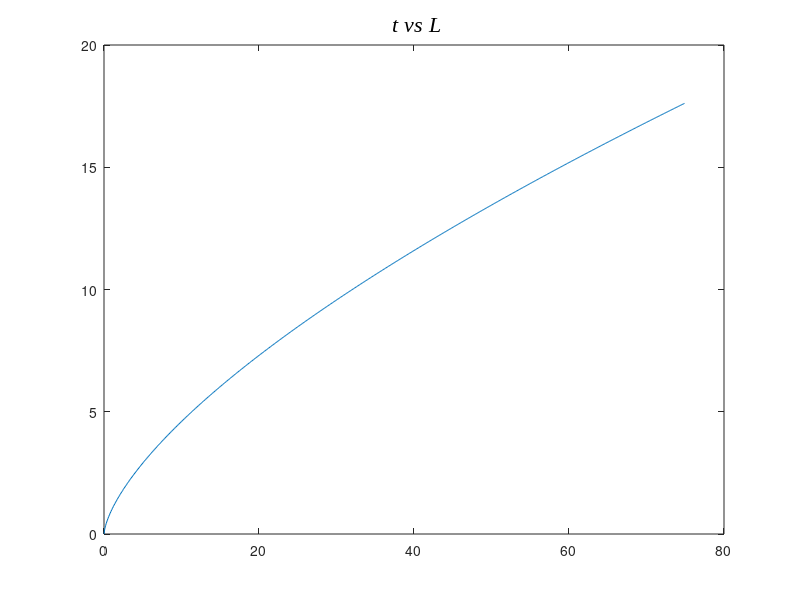
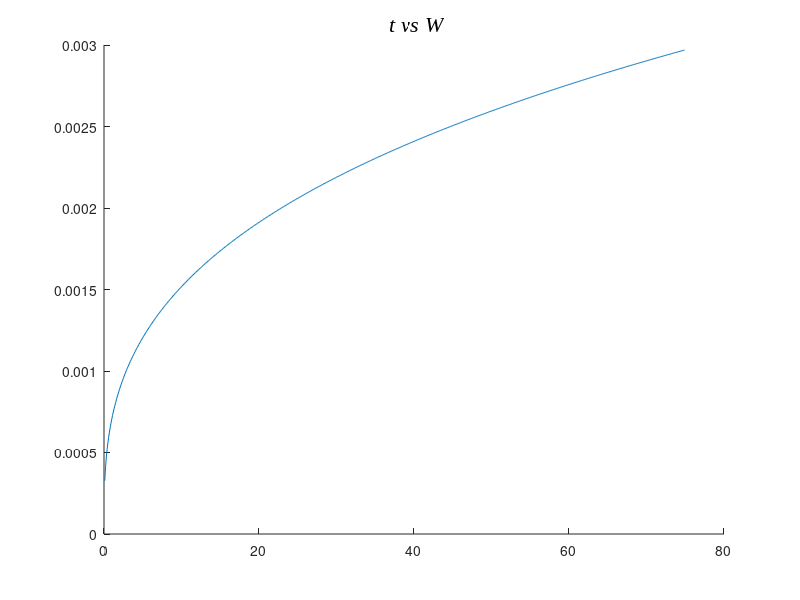
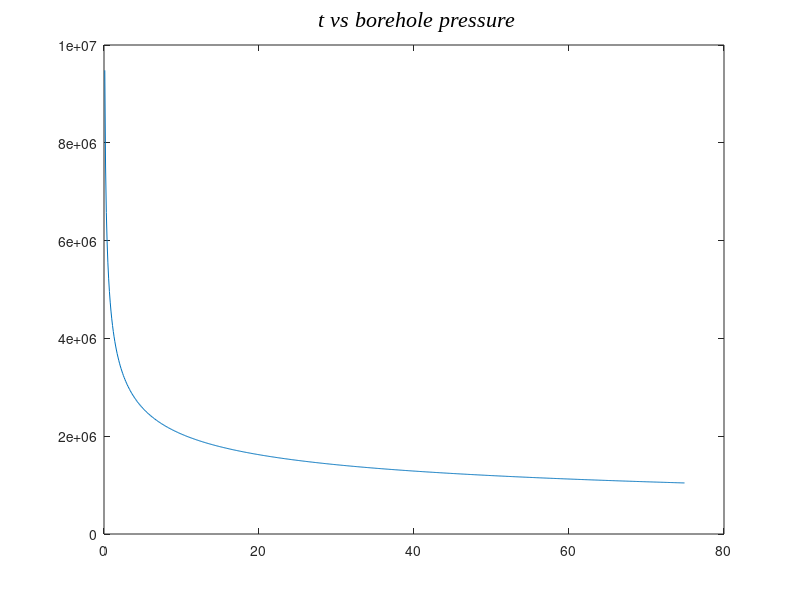

Source code (MATLAB) for these figures, in order:
% Written By: Shi Fang, 2017
% Website: phipsi.top
% Email: shifang@hyit.edu.cn

% Analysis solution for the plane strain KGD fracturing model.

clear all; close all; clc; format compact;  format long;

E    = 20e9;        
v    = 0.2;         
K_IC = 0.1e6;
u    = 0.1;         
Q_0  = 0.001;      
time = 75.00;

% Intermediate variable.
E_1 = E/(1-v^2);
K_1 = 4*sqrt(2/pi)*K_IC;
u_1 = 12*u;
k = K_1/(((E_1^3)*u_1*Q_0)^0.25);
km = 4*sqrt((2/pi))*(K_IC*(1-v^2)/E)*(E/(12*u*Q_0*(1-v^2)))^0.25;

disp(['k is ', num2str(k ,'%0.4f'),'.'])

% Calculate data.
for i=1:time*10
    t(i)=(i-1)*(1/10);
	
	L(i)=(E_1*(Q_0^3)*(t(i)^4)/u_1)^(1/6); 
	
    l(i)=0.616*L(i);
	W_max(i) = ((u_1/E_1/t(i))^(1/3))*0.616*L(i)*1.84;

	P_max(i) =0.547* E/(1-v^2)*(12*u*(1-v^2)/E/t(i))^(1/3);
end

% New figure.
figure('units','normalized','position',[0.2,0.2,0.6,0.6],'Visible','on');
plot(t,l);
title('\it t vs L','FontName','Times New Roman','FontSize',16)

% New figure.
figure('units','normalized','position',[0.2,0.2,0.6,0.6],'Visible','on');
hold on
plot(t,W_max)
title('\it t vs W','FontName','Times New Roman','FontSize',16)

% New figure.
figure('units','normalized','position',[0.2,0.2,0.6,0.6],'Visible','on');
plot(t,P_max)
title('\it t vs borehole pressure','FontName','Times New Roman','FontSize',16)
